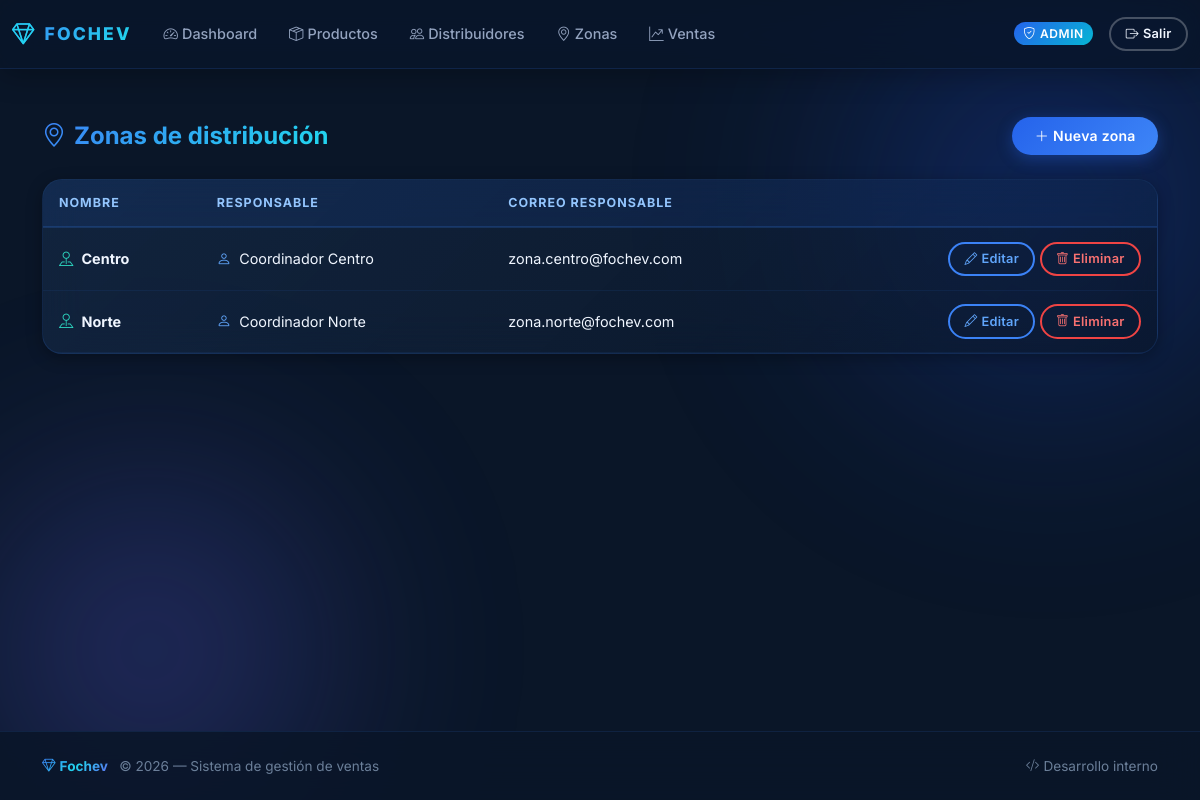
/admin/zones (signed in), run on the app's committed database.
### app.py (models this page shows)
class Zone(db.Model):
    __tablename__ = "zones"
    id = db.Column(db.Integer, primary_key=True)
    name = db.Column(db.String(100), nullable=False, unique=True)
    manager_name = db.Column(db.String(120), nullable=False)
    manager_email = db.Column(db.String(120), nullable=False)
    distributors = db.relationship("User", back_populates="zone", lazy=True)
    orders = db.relationship("Order", back_populates="zone", lazy=True)

### app.py (the view)
@app.route("/admin/zones")
@login_required(role="admin")
def admin_zones():
    zones = Zone.query.order_by(Zone.name).all()
    return render_template("admin_zones.html", zones=zones)

### app.py (called while the page is built)
@app.before_request
def ensure_db_initialized():
    global _db_initialized
    if not _db_initialized:
        _init_db()

def get_current_user():
    user_id = session.get("user_id")
    if not user_id:
        return None
    return db.session.get(User, user_id)

def login_required(role=None):
    def decorator(fn):
        @wraps(fn)
        def wrapper(*args, **kwargs):
            user = get_current_user()
            if not user:
                flash("Debes iniciar sesión primero.", "warning")
                return redirect(url_for("login"))
            if role and user.role != role:
                flash("No tienes permiso para acceder a esta sección.", "warning")
                return redirect(url_for("index"))
            return fn(*args, **kwargs)
        return wrapper
    return decorator

@app.context_processor
def inject_now():
    return {"now": datetime.utcnow()}

### templates/admin_zones.html (shortened to what this page needs)
{% extends "base.html" %}
{% block content %}
<div class="page-header animate-in">
    <h1 class="h4">
        <i class="bi bi-geo-alt me-2" style="color: var(--cyan-400);"></i>Zonas de distribución
    </h1>
    <a href="{{ url_for('admin_zone_new') }}" class="btn btn-primary">
        <i class="bi bi-plus-lg me-1"></i>Nueva zona
    </a>
</div>
{% if zones %}
<div class="card table-card animate-in animate-in-1">
    <div class="card-body">
        <div class="table-responsive">
            <table class="table align-middle">
                <thead>
                    <tr>
                        <th>Nombre</th>
                        <th>Responsable</th>
                        <th>Correo responsable</th>
                        <th></th>
                    </tr>
                </thead>
                <tbody>
                    {% for z in zones %}
                    <tr>
                        <td>
                            <i class="bi bi-pin-map me-1" style="color: var(--teal-400);"></i>
                            <strong>{{ z.name }}</strong>
                        </td>
                        <td>
                            <i class="bi bi-person me-1" style="color: var(--blue-300);"></i>
                            {{ z.manager_name }}
                        </td>
                        <td>{{ z.manager_email }}</td>
                        <td class="text-end">
                            <a href="{{ url_for('admin_zone_edit', zone_id=z.id) }}"
                                class="btn btn-sm btn-outline-primary">
                                <i class="bi bi-pencil me-1"></i>Editar
                            </a>
                            <form method="post" action="{{ url_for('admin_zone_delete', zone_id=z.id) }}"
                                class="d-inline" onsubmit="return confirm('¿Seguro que deseas eliminar esta zona?');">
                                <button type="submit" class="btn btn-sm btn-outline-danger">
                                    <i class="bi bi-trash me-1"></i>Eliminar
                                </button>
                            </form>
                        </td>
                    </tr>
                    {% endfor %}
                </tbody>
            </table>
        </div>
    </div>
</div>
{% endif %}
{% endblock %}

### data on the page
Zone: name "Centro", manager_name "Coordinador Centro", manager_email "zona.centro@fochev.com"
Zone: name "Norte", manager_name "Coordinador Norte", manager_email "zona.norte@fochev.com"
